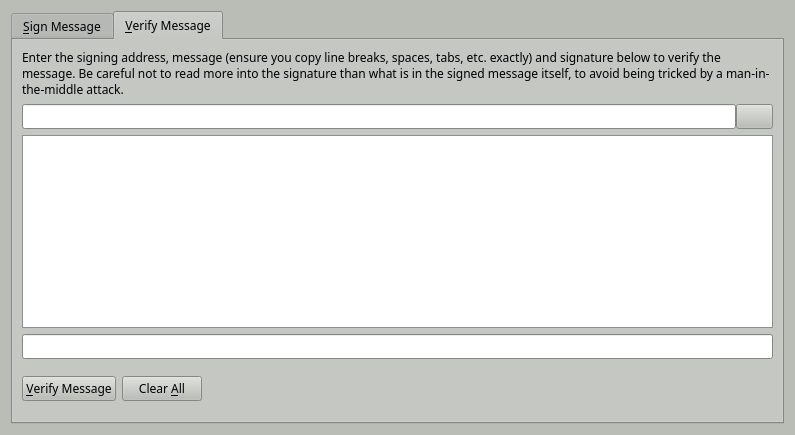
<?xml version="1.0" encoding="UTF-8"?>
<ui version="4.0">
 <class>SignVerifyMessageDialog</class>
 <widget class="QDialog" name="SignVerifyMessageDialog">
  <property name="geometry">
   <rect>
    <x>0</x>
    <y>0</y>
    <width>795</width>
    <height>435</height>
   </rect>
  </property>
  <property name="palette">
   <palette>
    <active>
     <colorrole role="WindowText">
      <brush brushstyle="SolidPattern">
       <color alpha="255">
        <red>0</red>
        <green>0</green>
        <blue>0</blue>
       </color>
      </brush>
     </colorrole>
     <colorrole role="Button">
      <brush brushstyle="SolidPattern">
       <color alpha="255">
        <red>186</red>
        <green>189</green>
        <blue>182</blue>
       </color>
      </brush>
     </colorrole>
     <colorrole role="Light">
      <brush brushstyle="SolidPattern">
       <color alpha="255">
        <red>255</red>
        <green>255</green>
        <blue>255</blue>
       </color>
      </brush>
     </colorrole>
     <colorrole role="Midlight">
      <brush brushstyle="SolidPattern">
       <color alpha="255">
        <red>220</red>
        <green>222</green>
        <blue>218</blue>
       </color>
      </brush>
     </colorrole>
     <colorrole role="Dark">
      <brush brushstyle="SolidPattern">
       <color alpha="255">
        <red>93</red>
        <green>94</green>
        <blue>91</blue>
       </color>
      </brush>
     </colorrole>
     <colorrole role="Mid">
      <brush brushstyle="SolidPattern">
       <color alpha="255">
        <red>124</red>
        <green>126</green>
        <blue>121</blue>
       </color>
      </brush>
     </colorrole>
     <colorrole role="Text">
      <brush brushstyle="SolidPattern">
       <color alpha="255">
        <red>0</red>
        <green>0</green>
        <blue>0</blue>
       </color>
      </brush>
     </colorrole>
     <colorrole role="BrightText">
      <brush brushstyle="SolidPattern">
       <color alpha="255">
        <red>255</red>
        <green>255</green>
        <blue>255</blue>
       </color>
      </brush>
     </colorrole>
     <colorrole role="ButtonText">
      <brush brushstyle="SolidPattern">
       <color alpha="255">
        <red>0</red>
        <green>0</green>
        <blue>0</blue>
       </color>
      </brush>
     </colorrole>
     <colorrole role="Base">
      <brush brushstyle="SolidPattern">
       <color alpha="255">
        <red>255</red>
        <green>255</green>
        <blue>255</blue>
       </color>
      </brush>
     </colorrole>
     <colorrole role="Window">
      <brush brushstyle="SolidPattern">
       <color alpha="255">
        <red>186</red>
        <green>189</green>
        <blue>182</blue>
       </color>
      </brush>
     </colorrole>
     <colorrole role="Shadow">
      <brush brushstyle="SolidPattern">
       <color alpha="255">
        <red>0</red>
        <green>0</green>
        <blue>0</blue>
       </color>
      </brush>
     </colorrole>
     <colorrole role="AlternateBase">
      <brush brushstyle="SolidPattern">
       <color alpha="255">
        <red>220</red>
        <green>222</green>
        <blue>218</blue>
       </color>
      </brush>
     </colorrole>
     <colorrole role="ToolTipBase">
      <brush brushstyle="SolidPattern">
       <color alpha="255">
        <red>255</red>
        <green>255</green>
        <blue>220</blue>
       </color>
      </brush>
     </colorrole>
     <colorrole role="ToolTipText">
      <brush brushstyle="SolidPattern">
       <color alpha="255">
        <red>0</red>
        <green>0</green>
        <blue>0</blue>
       </color>
      </brush>
     </colorrole>
    </active>
    <inactive>
     <colorrole role="WindowText">
      <brush brushstyle="SolidPattern">
       <color alpha="255">
        <red>0</red>
        <green>0</green>
        <blue>0</blue>
       </color>
      </brush>
     </colorrole>
     <colorrole role="Button">
      <brush brushstyle="SolidPattern">
       <color alpha="255">
        <red>186</red>
        <green>189</green>
        <blue>182</blue>
       </color>
      </brush>
     </colorrole>
     <colorrole role="Light">
      <brush brushstyle="SolidPattern">
       <color alpha="255">
        <red>255</red>
        <green>255</green>
        <blue>255</blue>
       </color>
      </brush>
     </colorrole>
     <colorrole role="Midlight">
      <brush brushstyle="SolidPattern">
       <color alpha="255">
        <red>220</red>
        <green>222</green>
        <blue>218</blue>
       </color>
      </brush>
     </colorrole>
     <colorrole role="Dark">
      <brush brushstyle="SolidPattern">
       <color alpha="255">
        <red>93</red>
        <green>94</green>
        <blue>91</blue>
       </color>
      </brush>
     </colorrole>
     <colorrole role="Mid">
      <brush brushstyle="SolidPattern">
       <color alpha="255">
        <red>124</red>
        <green>126</green>
        <blue>121</blue>
       </color>
      </brush>
     </colorrole>
     <colorrole role="Text">
      <brush brushstyle="SolidPattern">
       <color alpha="255">
        <red>0</red>
        <green>0</green>
        <blue>0</blue>
       </color>
      </brush>
     </colorrole>
     <colorrole role="BrightText">
      <brush brushstyle="SolidPattern">
       <color alpha="255">
        <red>255</red>
        <green>255</green>
        <blue>255</blue>
       </color>
      </brush>
     </colorrole>
     <colorrole role="ButtonText">
      <brush brushstyle="SolidPattern">
       <color alpha="255">
        <red>0</red>
        <green>0</green>
        <blue>0</blue>
       </color>
      </brush>
     </colorrole>
     <colorrole role="Base">
      <brush brushstyle="SolidPattern">
       <color alpha="255">
        <red>255</red>
        <green>255</green>
        <blue>255</blue>
       </color>
      </brush>
     </colorrole>
     <colorrole role="Window">
      <brush brushstyle="SolidPattern">
       <color alpha="255">
        <red>186</red>
        <green>189</green>
        <blue>182</blue>
       </color>
      </brush>
     </colorrole>
     <colorrole role="Shadow">
      <brush brushstyle="SolidPattern">
       <color alpha="255">
        <red>0</red>
        <green>0</green>
        <blue>0</blue>
       </color>
      </brush>
     </colorrole>
     <colorrole role="AlternateBase">
      <brush brushstyle="SolidPattern">
       <color alpha="255">
        <red>220</red>
        <green>222</green>
        <blue>218</blue>
       </color>
      </brush>
     </colorrole>
     <colorrole role="ToolTipBase">
      <brush brushstyle="SolidPattern">
       <color alpha="255">
        <red>255</red>
        <green>255</green>
        <blue>220</blue>
       </color>
      </brush>
     </colorrole>
     <colorrole role="ToolTipText">
      <brush brushstyle="SolidPattern">
       <color alpha="255">
        <red>0</red>
        <green>0</green>
        <blue>0</blue>
       </color>
      </brush>
     </colorrole>
    </inactive>
    <disabled>
     <colorrole role="WindowText">
      <brush brushstyle="SolidPattern">
       <color alpha="255">
        <red>93</red>
        <green>94</green>
        <blue>91</blue>
       </color>
      </brush>
     </colorrole>
     <colorrole role="Button">
      <brush brushstyle="SolidPattern">
       <color alpha="255">
        <red>186</red>
        <green>189</green>
        <blue>182</blue>
       </color>
      </brush>
     </colorrole>
     <colorrole role="Light">
      <brush brushstyle="SolidPattern">
       <color alpha="255">
        <red>255</red>
        <green>255</green>
        <blue>255</blue>
       </color>
      </brush>
     </colorrole>
     <colorrole role="Midlight">
      <brush brushstyle="SolidPattern">
       <color alpha="255">
        <red>220</red>
        <green>222</green>
        <blue>218</blue>
       </color>
      </brush>
     </colorrole>
     <colorrole role="Dark">
      <brush brushstyle="SolidPattern">
       <color alpha="255">
        <red>93</red>
        <green>94</green>
        <blue>91</blue>
       </color>
      </brush>
     </colorrole>
     <colorrole role="Mid">
      <brush brushstyle="SolidPattern">
       <color alpha="255">
        <red>124</red>
        <green>126</green>
        <blue>121</blue>
       </color>
      </brush>
     </colorrole>
     <colorrole role="Text">
      <brush brushstyle="SolidPattern">
       <color alpha="255">
        <red>93</red>
        <green>94</green>
        <blue>91</blue>
       </color>
      </brush>
     </colorrole>
     <colorrole role="BrightText">
      <brush brushstyle="SolidPattern">
       <color alpha="255">
        <red>255</red>
        <green>255</green>
        <blue>255</blue>
       </color>
      </brush>
     </colorrole>
     <colorrole role="ButtonText">
      <brush brushstyle="SolidPattern">
       <color alpha="255">
        <red>93</red>
        <green>94</green>
        <blue>91</blue>
       </color>
      </brush>
     </colorrole>
     <colorrole role="Base">
      <brush brushstyle="SolidPattern">
       <color alpha="255">
        <red>186</red>
        <green>189</green>
        <blue>182</blue>
       </color>
      </brush>
     </colorrole>
     <colorrole role="Window">
      <brush brushstyle="SolidPattern">
       <color alpha="255">
        <red>186</red>
        <green>189</green>
        <blue>182</blue>
       </color>
      </brush>
     </colorrole>
     <colorrole role="Shadow">
      <brush brushstyle="SolidPattern">
       <color alpha="255">
        <red>0</red>
        <green>0</green>
        <blue>0</blue>
       </color>
      </brush>
     </colorrole>
     <colorrole role="AlternateBase">
      <brush brushstyle="SolidPattern">
       <color alpha="255">
        <red>186</red>
        <green>189</green>
        <blue>182</blue>
       </color>
      </brush>
     </colorrole>
     <colorrole role="ToolTipBase">
      <brush brushstyle="SolidPattern">
       <color alpha="255">
        <red>255</red>
        <green>255</green>
        <blue>220</blue>
       </color>
      </brush>
     </colorrole>
     <colorrole role="ToolTipText">
      <brush brushstyle="SolidPattern">
       <color alpha="255">
        <red>0</red>
        <green>0</green>
        <blue>0</blue>
       </color>
      </brush>
     </colorrole>
    </disabled>
   </palette>
  </property>
  <property name="font">
   <font>
    <family>Sawasdee</family>
   </font>
  </property>
  <property name="windowTitle">
   <string>Signatures - Sign / Verify a Message</string>
  </property>
  <property name="modal">
   <bool>true</bool>
  </property>
  <layout class="QVBoxLayout" name="verticalLayout">
   <item>
    <widget class="QTabWidget" name="tabWidget">
     <property name="currentIndex">
      <number>1</number>
     </property>
     <widget class="QWidget" name="tabSignMessage">
      <attribute name="title">
       <string>&amp;Sign Message</string>
      </attribute>
      <layout class="QVBoxLayout" name="verticalLayout_SM">
       <item>
        <widget class="QLabel" name="infoLabel_SM">
         <property name="text">
          <string>You can sign messages with your addresses to prove you own them. Be careful not to sign anything vague, as phishing attacks may try to trick you into signing your identity over to them. Only sign fully-detailed statements you agree to.</string>
         </property>
         <property name="textFormat">
          <enum>Qt::PlainText</enum>
         </property>
         <property name="wordWrap">
          <bool>true</bool>
         </property>
        </widget>
       </item>
       <item>
        <layout class="QHBoxLayout" name="horizontalLayout_1_SM">
         <property name="spacing">
          <number>0</number>
         </property>
         <item>
          <widget class="QValidatedLineEdit" name="addressIn_SM">
           <property name="toolTip">
            <string>The address to sign the message with (e.g. B8gZqgY4r2RoEdqYk3QsAqFckyf9pRHN6i)</string>
           </property>
           <property name="maxLength">
            <number>34</number>
           </property>
          </widget>
         </item>
         <item>
          <widget class="QPushButton" name="addressBookButton_SM">
           <property name="toolTip">
            <string>Choose an address from the address book</string>
           </property>
           <property name="text">
            <string/>
           </property>
           <property name="icon">
            <iconset resource="../ion.qrc">
             <normaloff>:/icons/address-book</normaloff>:/icons/address-book</iconset>
           </property>
           <property name="shortcut">
            <string>Alt+A</string>
           </property>
           <property name="autoDefault">
            <bool>false</bool>
           </property>
          </widget>
         </item>
         <item>
          <widget class="QPushButton" name="pasteButton_SM">
           <property name="toolTip">
            <string>Paste address from clipboard</string>
           </property>
           <property name="text">
            <string/>
           </property>
           <property name="icon">
            <iconset resource="../ion.qrc">
             <normaloff>:/icons/editpaste</normaloff>:/icons/editpaste</iconset>
           </property>
           <property name="shortcut">
            <string>Alt+P</string>
           </property>
           <property name="autoDefault">
            <bool>false</bool>
           </property>
          </widget>
         </item>
        </layout>
       </item>
       <item>
        <widget class="QPlainTextEdit" name="messageIn_SM">
         <property name="toolTip">
          <string>Enter the message you want to sign here</string>
         </property>
        </widget>
       </item>
       <item>
        <layout class="QHBoxLayout" name="horizontalLayout_2_SM">
         <property name="spacing">
          <number>0</number>
         </property>
         <item>
          <widget class="QLineEdit" name="signatureOut_SM">
           <property name="font">
            <font>
             <italic>true</italic>
            </font>
           </property>
           <property name="readOnly">
            <bool>true</bool>
           </property>
          </widget>
         </item>
         <item>
          <widget class="QPushButton" name="copySignatureButton_SM">
           <property name="toolTip">
            <string>Copy the current signature to the system clipboard</string>
           </property>
           <property name="text">
            <string/>
           </property>
           <property name="icon">
            <iconset resource="../ion.qrc">
             <normaloff>:/icons/editcopy</normaloff>:/icons/editcopy</iconset>
           </property>
           <property name="autoDefault">
            <bool>false</bool>
           </property>
          </widget>
         </item>
        </layout>
       </item>
       <item>
        <layout class="QHBoxLayout" name="horizontalLayout_3_SM">
         <item>
          <widget class="QPushButton" name="signMessageButton_SM">
           <property name="toolTip">
            <string>Sign the message to prove you own this Ion address</string>
           </property>
           <property name="text">
            <string>&amp;Sign Message</string>
           </property>
           <property name="icon">
            <iconset resource="../ion.qrc">
             <normaloff>:/icons/edit</normaloff>:/icons/edit</iconset>
           </property>
           <property name="autoDefault">
            <bool>false</bool>
           </property>
          </widget>
         </item>
         <item>
          <widget class="QPushButton" name="clearButton_SM">
           <property name="toolTip">
            <string>Reset all sign message fields</string>
           </property>
           <property name="text">
            <string>Clear &amp;All</string>
           </property>
           <property name="icon">
            <iconset resource="../ion.qrc">
             <normaloff>:/icons/remove</normaloff>:/icons/remove</iconset>
           </property>
           <property name="autoDefault">
            <bool>false</bool>
           </property>
          </widget>
         </item>
         <item>
          <spacer name="horizontalSpacer_1_SM">
           <property name="orientation">
            <enum>Qt::Horizontal</enum>
           </property>
           <property name="sizeHint" stdset="0">
            <size>
             <width>40</width>
             <height>48</height>
            </size>
           </property>
          </spacer>
         </item>
         <item>
          <widget class="QLabel" name="statusLabel_SM">
           <property name="font">
            <font>
             <weight>75</weight>
             <bold>true</bold>
            </font>
           </property>
           <property name="text">
            <string/>
           </property>
           <property name="wordWrap">
            <bool>true</bool>
           </property>
          </widget>
         </item>
         <item>
          <spacer name="horizontalSpacer_2_SM">
           <property name="orientation">
            <enum>Qt::Horizontal</enum>
           </property>
           <property name="sizeHint" stdset="0">
            <size>
             <width>40</width>
             <height>48</height>
            </size>
           </property>
          </spacer>
         </item>
        </layout>
       </item>
      </layout>
     </widget>
     <widget class="QWidget" name="tabVerifyMessage">
      <attribute name="title">
       <string>&amp;Verify Message</string>
      </attribute>
      <layout class="QVBoxLayout" name="verticalLayout_VM">
       <item>
        <widget class="QLabel" name="infoLabel_VM">
         <property name="text">
          <string>Enter the signing address, message (ensure you copy line breaks, spaces, tabs, etc. exactly) and signature below to verify the message. Be careful not to read more into the signature than what is in the signed message itself, to avoid being tricked by a man-in-the-middle attack.</string>
         </property>
         <property name="textFormat">
          <enum>Qt::PlainText</enum>
         </property>
         <property name="alignment">
          <set>Qt::AlignLeading|Qt::AlignLeft|Qt::AlignTop</set>
         </property>
         <property name="wordWrap">
          <bool>true</bool>
         </property>
        </widget>
       </item>
       <item>
        <layout class="QHBoxLayout" name="horizontalLayout_1_VM">
         <property name="spacing">
          <number>0</number>
         </property>
         <item>
          <widget class="QValidatedLineEdit" name="addressIn_VM">
           <property name="toolTip">
            <string>The address the message was signed with (e.g. B8gZqgY4r2RoEdqYk3QsAqFckyf9pRHN6i)</string>
           </property>
           <property name="maxLength">
            <number>34</number>
           </property>
          </widget>
         </item>
         <item>
          <widget class="QPushButton" name="addressBookButton_VM">
           <property name="toolTip">
            <string>Choose an address from the address book</string>
           </property>
           <property name="text">
            <string/>
           </property>
           <property name="icon">
            <iconset resource="../ion.qrc">
             <normaloff>:/icons/address-book</normaloff>:/icons/address-book</iconset>
           </property>
           <property name="shortcut">
            <string>Alt+A</string>
           </property>
           <property name="autoDefault">
            <bool>false</bool>
           </property>
          </widget>
         </item>
        </layout>
       </item>
       <item>
        <widget class="QPlainTextEdit" name="messageIn_VM"/>
       </item>
       <item>
        <widget class="QValidatedLineEdit" name="signatureIn_VM"/>
       </item>
       <item>
        <layout class="QHBoxLayout" name="horizontalLayout_2_VM">
         <item>
          <widget class="QPushButton" name="verifyMessageButton_VM">
           <property name="toolTip">
            <string>Verify the message to ensure it was signed with the specified Ion address</string>
           </property>
           <property name="text">
            <string>&amp;Verify Message</string>
           </property>
           <property name="icon">
            <iconset resource="../ion.qrc">
             <normaloff>:/icons/transaction_0</normaloff>:/icons/transaction_0</iconset>
           </property>
           <property name="autoDefault">
            <bool>false</bool>
           </property>
          </widget>
         </item>
         <item>
          <widget class="QPushButton" name="clearButton_VM">
           <property name="toolTip">
            <string>Reset all verify message fields</string>
           </property>
           <property name="text">
            <string>Clear &amp;All</string>
           </property>
           <property name="icon">
            <iconset resource="../ion.qrc">
             <normaloff>:/icons/remove</normaloff>:/icons/remove</iconset>
           </property>
           <property name="autoDefault">
            <bool>false</bool>
           </property>
          </widget>
         </item>
         <item>
          <spacer name="horizontalSpacer_1_VM">
           <property name="orientation">
            <enum>Qt::Horizontal</enum>
           </property>
           <property name="sizeHint" stdset="0">
            <size>
             <width>40</width>
             <height>48</height>
            </size>
           </property>
          </spacer>
         </item>
         <item>
          <widget class="QLabel" name="statusLabel_VM">
           <property name="font">
            <font>
             <weight>75</weight>
             <bold>true</bold>
            </font>
           </property>
           <property name="text">
            <string/>
           </property>
           <property name="wordWrap">
            <bool>true</bool>
           </property>
          </widget>
         </item>
         <item>
          <spacer name="horizontalSpacer_2_VM">
           <property name="orientation">
            <enum>Qt::Horizontal</enum>
           </property>
           <property name="sizeHint" stdset="0">
            <size>
             <width>40</width>
             <height>48</height>
            </size>
           </property>
          </spacer>
         </item>
        </layout>
       </item>
      </layout>
     </widget>
    </widget>
   </item>
  </layout>
 </widget>
 <customwidgets>
  <customwidget>
   <class>QValidatedLineEdit</class>
   <extends>QLineEdit</extends>
   <header>qvalidatedlineedit.h</header>
  </customwidget>
 </customwidgets>
 <resources>
  <include location="../ion.qrc"/>
 </resources>
 <connections/>
</ui>
